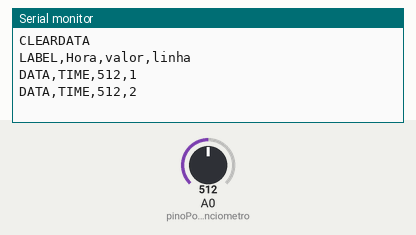
This sketch was run on a simulated Arduino Uno, built with avr-gcc and run on an emulated ATmega328P. Shown: the last lines printed to the serial monitor. The inputs (shaded band) are chosen by the test bench; at power-on: A0 (pinoPotenciometro) = 512.

Above: at 2.8 s.
2.9 s: A0 (pinoPotenciometro) set to 716
At 5.2 s:
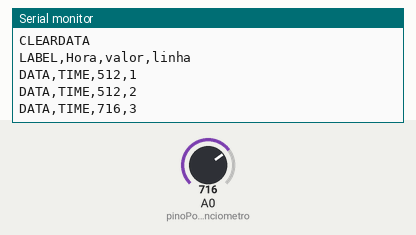
5.6 s: A0 (pinoPotenciometro) set to 900
At 6.9 s:
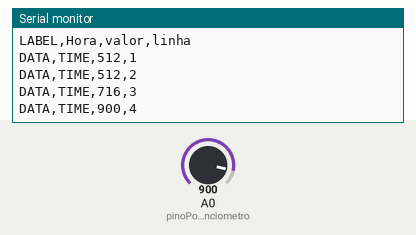
Timing chart, 0 to 8.6 s (numbered marks = the images above; inputs shaded):
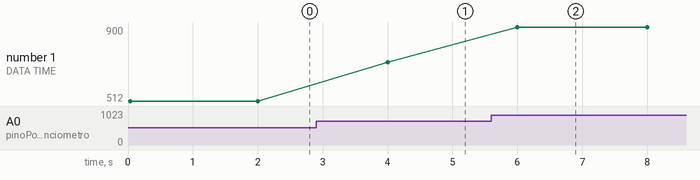

Measured:
- after the input at 2.9 s, the serial monitor: prints a new line after 1.1 s (image 1)
- after the input at 5.6 s, the serial monitor: prints a new line after 0.40 s (image 2)
- plotted number 1: 512 → 716 after the input at 2.9 s, 716 → 900 after the input at 5.6 s

The sketch:

Code.ino
```cpp
float pinoPotenciometro = 0;    //  variavel que define a porta do potenciometro.
int linha = 0;         // variavel que se refere as linhas do excel
int LABEL = 1;
int valor = 0;               // variavel que guarda o valor lido do potenciometro
void setup(){
Serial.begin(9600);                     //  inicialização da comunicação serial
Serial.println("CLEARDATA");            // Reset da comunicação serial
Serial.println("LABEL,Hora,valor,linha");   // Nomeia as colunas
}

void loop(){

valor = analogRead(pinoPotenciometro);   // faz a leitura do potenciometro e guarda o valor em val.
linha++; // incrementa a linha do excel para que a leitura pule de linha em linha

Serial.print("DATA,TIME,"); //inicia a impressão de dados, sempre iniciando
Serial.print(valor);
Serial.print(",");
Serial.println(linha);

if (linha > 100) //laço para limitar a quantidade de dados
{
linha = 0;
Serial.println("ROW,SET,2"); // alimentação das linhas com os dados sempre iniciando
}
delay(2000);  // espera 200 milisegundos


}
```
